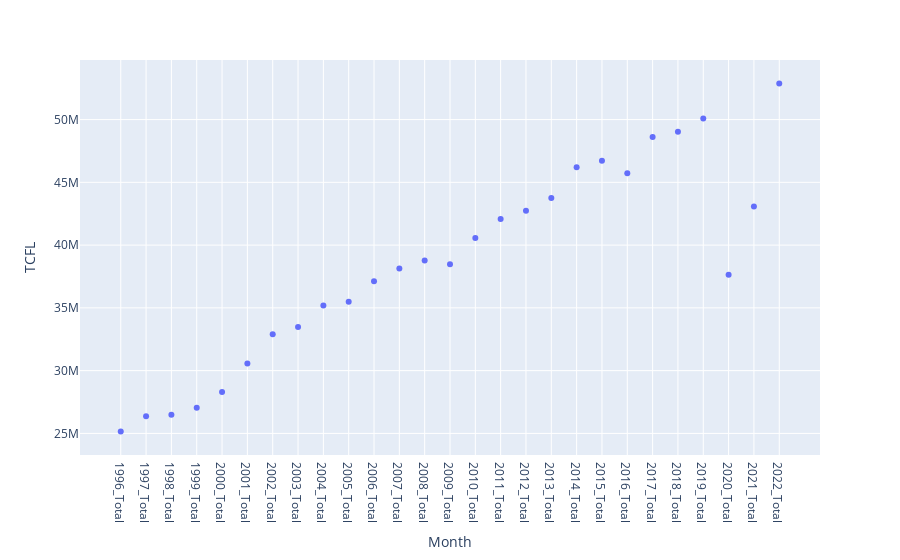

The notebook cell saved with this chart:
### Markdown cell above
### TCFL

### Code cell
import plotly.express as px

x = df_row.index
fig = px.scatter(df_row['TCFL'], x=x, y="TCFL")
fig.show()
#looking at the specific column and visualising the annual breakdown

### Figure 1 — Plotly figure (JSON) as saved in the notebook; plotly's stock layout.template omitted (floating-point values rounded to 4 significant figures)
{"data": [{"hovertemplate": "Month=%{x}<br>TCFL=%{y}<extra></extra>", "legendgroup": "", "marker": {"color": "#636efa", "symbol": "circle"}, "mode": "markers", "name": "", "orientation": "v", "showlegend": false, "type": "scatter", "x": ["1996_Total", "1997_Total", "1998_Total", "1999_Total", "2000_Total", "2001_Total", "2002_Total", "2003_Total", "2004_Total", "2005_Total", "2006_Total", "2007_Total", "2008_Total", "2009_Total", "2010_Total", "2011_Total", "2012_Total", "2013_Total", "2014_Total", "2015_Total", "2016_Total", "2017_Total", "2018_Total", "2019_Total", "2020_Total", "2021_Total", "2022_Total"], "xaxis": "x", "y": [25151850, 26365943, 26481070, 27040845, 28307889, 30567544, 32905759, 33472920, 35184739, 35486637, 37112847, 38136706, 38766604, 38479886, 40568178, 42075964, 42729151, 43758144, 46201353, 46726275, 45728492, 48610646, 49035314, 50087530, 37632913, 43075442, 52873757], "yaxis": "y"}], "layout": {"legend": {"tracegroupgap": 0}, "margin": {"t": 60}, "xaxis": {"anchor": "y", "domain": [0, 1], "title": {"text": "Month"}}, "yaxis": {"anchor": "x", "domain": [0, 1], "title": {"text": "TCFL"}}}}
